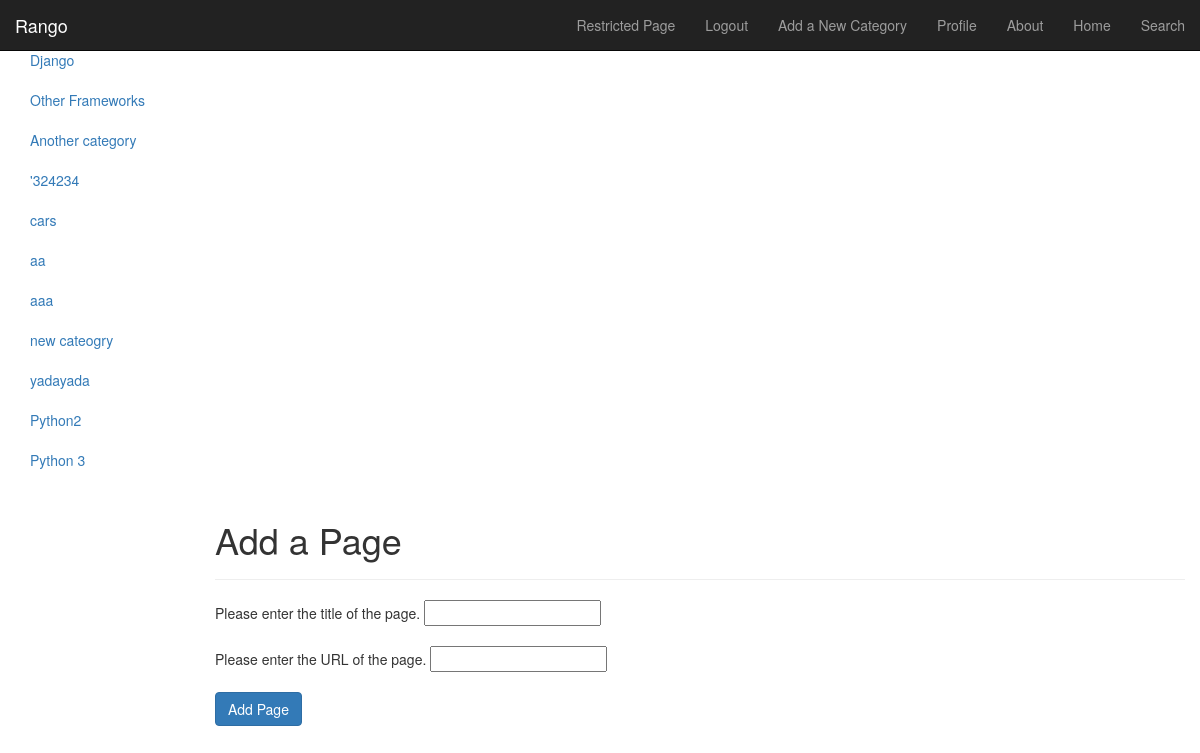
Page /rango/category/python/add_page/ (signed in) on the committed database.
### rango/models.py (models this page shows, shortened)
class Category(models.Model):
	name = models.CharField(max_length=128, unique=True)
	views = models.IntegerField(default=0)
	likes = models.IntegerField(default=0)
	slug = models.SlugField(unique=True)
	class Meta:
		verbose_name_plural = "categories"

### rango/views.py (the view)
# urls.py: url(r'^category/(?P<category_name_slug>[\w\-]+)/add_page/$', views.add_page, name='add_page'),
@login_required
def add_page(request, category_name_slug):
	try:
		cat = Category.objects.get(slug=category_name_slug)
	except Category.DoesNotExist:
		cat = None
	if request.method == 'POST':
		form = PageForm(request.POST)
		if form.is_valid():
			if cat:
				page = form.save(commit=False)
				page.category = cat
				page.views = 0
				page.save()
				return category(request, category_name_slug)
			else:
				print (form.errors)
	else:
		form = PageForm()
	context_dict = {'form':form, 'category': cat}
	return render(request, 'rango/add_page.html', context_dict)

### rango/forms.py (shortened to what this page needs)
class PageForm(forms.ModelForm):
	title = forms.CharField(max_length=128, help_text="Please enter the title of the page.")
	url = forms.URLField(max_length=128, help_text="Please enter the URL of the page.")
	views = forms.IntegerField(widget=forms.HiddenInput(), initial=0)
	class Meta:
		model = Page
		exclude = ('category',)

### rango/templatetags/rango_extras.py (called while the page is built)
@register.inclusion_tag('rango/cats.html')
def get_category_list(cat=None):
	return {'cats': Category.objects.all(), 'act_cat': cat}

### templates/rango/add_page.html (shortened to what this page needs)
{% extends 'rango/base.html' %}
{% load staticfiles %}
{% block body_block %}
	<div class="page-header">
	<h1>Add a Page</h1>
	</div>
	{% if category %}
	<form role="form" id="page_form" method="post" action="/rango/category/{{category.slug}}/add_page/">
		{% for field in form.visible_fields %}
			{{ field.help_text }}
			{{ field }}
		{% endfor %}
		<button class="btn btn-primary" type="submit" name="submit">Add Page</button>
	</form>
	{% else %}
		<p>This category does not exist.</p>
	{% endif %}
{% endblock %}

### templates/rango/cats.html
<ul class="nav nav-sidebar">
{% if cats %}
		{% for c in cats %}
			{% if c == act_cat %} <li class="active">
			{% else %} <li>
			{% endif %}
			<a href="{% url 'category' c.slug %}">{{ c.name }}</a></li>
		{% endfor %}
{% else %}
	<li> <strong> There are no categories present.</strong></li>
{% endif %}
</ul>

### rows in the picture
Category: name "Django"
Category: name "Other Frameworks"
Category: name "Another category"
Category: name "'324234"
Category: name "cars"
Category: name "aa"
Category: name "aaa"
Category: name "new cateogry"
Category: name "yadayada"
Category: name "Python2"
Category: name "Python 3"

### other values in the picture
{{ field.help_text }} "Please enter the title of the page." "Please enter the URL of the page."
